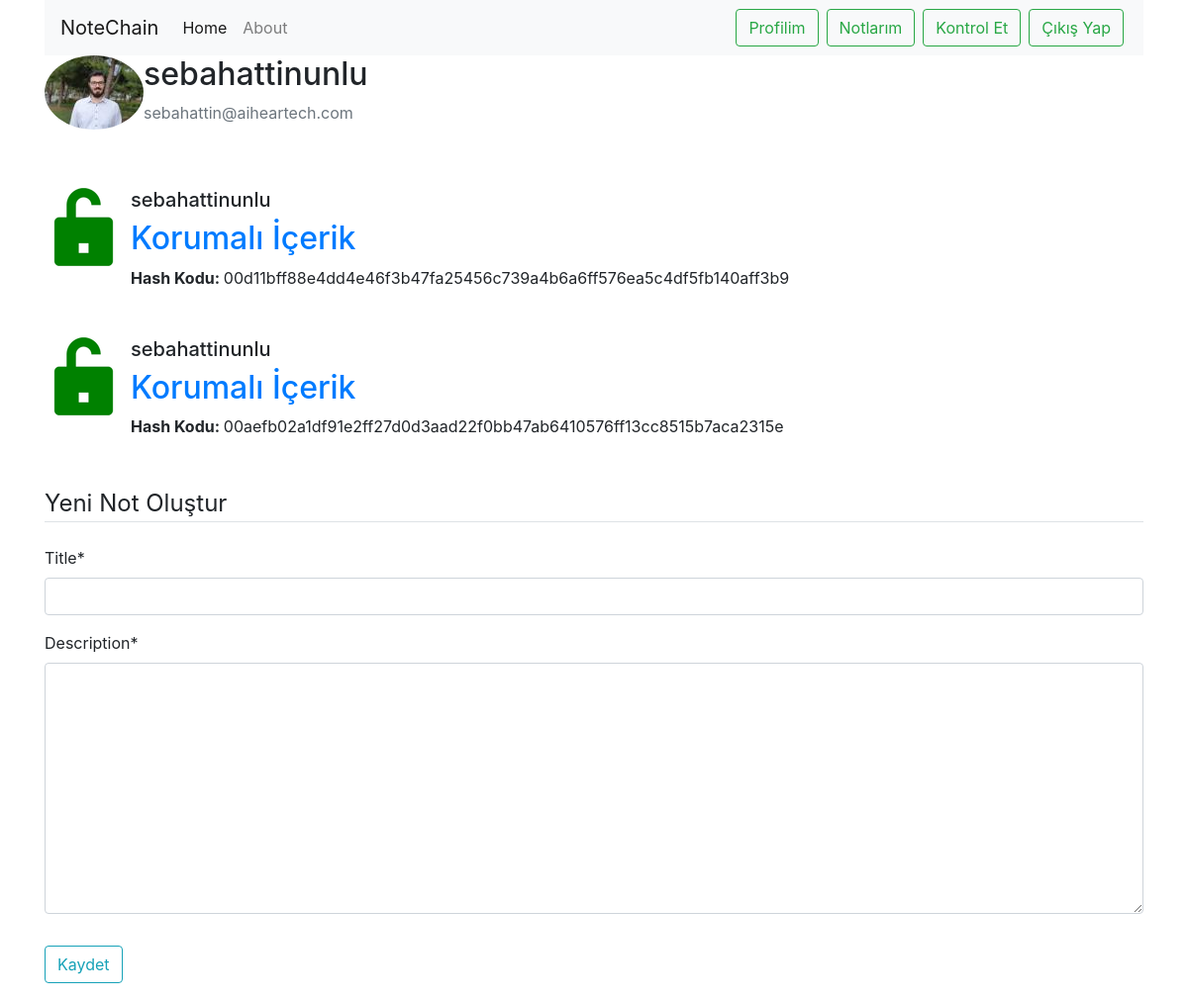
Page /users/notes/ (signed in) on the committed database.
### users/models.py (models this page shows, shortened)
class Profile(models.Model):
    user = models.OneToOneField(User, on_delete=models.CASCADE)
    peers = models.ManyToManyField("Profile", related_name="network", symmetrical=False)
    secret_key = models.CharField(max_length=64, default="")
    secret_passcode = models.CharField(max_length=100, default="")
    trid = models.CharField(max_length=11, default="00000000000")
    father_name = models.CharField(max_length=50, default="")
    birth_date = models.CharField(max_length=10, default="")
    image = models.ImageField(default="profile_pics/default.png", upload_to="profile_pics")

### notechainapp/models.py (models this page shows, shortened)
class Note(models.Model):
    owner = models.ForeignKey(User, on_delete=models.PROTECT)
    title = models.CharField(max_length=200)
    description = models.TextField()
    date_created = models.CharField(max_length=20, default="0000-00-00 00:00:00")
    is_protected = models.BooleanField(default=False)
    date_protected = models.CharField(max_length=20, default="0000-00-00 00:00:00")
    previous_hash_code = models.CharField(max_length=64, default="")
    hash_code = models.CharField(max_length=64, default="")
    nonce = models.IntegerField(default=0)

### users/views.py (the view)
# urls.py: path("notes/", views.notes, name="users-notes"),
@login_required
def notes(request):
    if request.method == "POST":
        form = NoteForm(request.POST)
        if form.is_valid():
            note = form.save(commit=False)
            note.owner = request.user
            note.date_created = datetime.now().strftime("%Y-%m-%d %H:%M:%S")
            note.mineNote(2)
            note.save()
            messages.success(request, "Not başarıyla eklendi!")
            return redirect("users-notes")
    else:
        form = NoteForm()
    context = {"notes": Note.objects.filter(owner=request.user), "form":form}
    return render(request, "users/notes.html", context)

### users/forms.py
class NoteForm(forms.ModelForm):
    class Meta:
        model = Note
        fields = ["title", "description"]

### users/templates/users/notes.html (shortened to what this page needs)
{% extends "notechainapp/layout.html" %}
{% load crispy_forms_tags %}
{% block content %}
   <div class="content-section">
      <div class="media">
         <img class="rounded-circle account-img" src={{ user.profile.image.url }}>
         <div class="media-body">
            <h2 class="account-heading">{{ user.username }}</h2>
            <p class="text-secondary">{{ user.email }}</p>
         </div>
      </div>
       {% for note in notes %}
            <article class="media content-section my-5">
                {% if note.is_protected %}
                    <img class="article-image mr-2" src="{{STATIC_URL}}/media/lock.png">
                {% else %}
                    <img class="article-image mr-2" src="{{STATIC_URL}}/media/unlock.png">
                {% endif %}
                <div class="media-body">
                    <div class="article-metadata">
                        <h5 class="mr-2">{{ note.owner }}</h5>
                    </div>
                    <h2>
                        {% if not note.is_protected %}
                            <a class="article-title">{{ note.title }}</a>
                            <a class="btn btn-outline-success" href="/users/protect/{{note.id}}">Korumaya Al</a>
                        {% else %}
                            <a class="article-title">Korumalı İçerik</a>
                        {% endif %}
                    </h2>
                    {% if not note.is_protected %}
                        <p class="card-text"><b>İçerik: </b>{{note.description}}</p>
                    {% else %}
                        <p class="card-text"><b>Hash Kodu: </b>{{note.hash_code}}</p>
                    {% endif %}
                </div>
            </article>
        {% endfor %}
       <form method="post" enctype="multipart/form-data" >
           <fieldset class="form-group">
              <legend class="border-bottom mb-4">Yeni Not Oluştur</legend>
              {{ form|crispy }}
           </fieldset>
           <div class="form-group">
               <button class="btn btn-outline-info" type="submit">Kaydet</button>
           </div>
       </form>
   </div>
{% endblock content %}

### notechainapp/templates/notechainapp/layout.html (shortened to what this page needs)
<!DOCTYPE html>
<html>
    <head>
        <link rel="stylesheet" href="https://stackpath.bootstrapcdn.com/bootstrap/4.5.2/css/bootstrap.min.css">
    </head>
    <body>
        <div class="container">
            {% include "notechainapp/includes/_navbar.html" %}
        </div>
        <div class="container">
            {% block content %}{% endblock content%}
        </div>
    </body>
</html>

### notechainapp/templates/notechainapp/includes/_navbar.html
<nav class="navbar navbar-expand-lg navbar-light bg-light">
  <a class="navbar-brand" href="{% url 'notechainapp-home' %}">NoteChain</a>
  <div class="collapse navbar-collapse">
    <ul class="navbar-nav mr-auto">
      <li class="nav-item active">
        <a class="nav-link" href="{% url 'notechainapp-home' %}">Home</a>
      </li>
      <li class="nav-item">
        <a class="nav-link" href="{% url 'notechainapp-about' %}">About</a>
      </li>
    </ul>
    <form class="form-inline my-2 my-lg-0">
      {% if user.is_authenticated %}
        <a class="btn btn-outline-success my-2 my-sm-0 mx-sm-1" href="{% url 'users-profile' %}">Profilim</a>
      <a class="btn btn-outline-success my-2 my-sm-0 mx-sm-1" href="{% url 'users-notes' %}">Notlarım</a>
      <a class="btn btn-outline-success my-2 my-sm-0 mx-sm-1" href="{% url 'users-checkprotection' %}">Kontrol Et</a>
        <a class="btn btn-outline-success my-2 my-sm-0 mx-sm-1" href="{% url 'users-logout' %}">Çıkış Yap</a>
      {% else %}
        <a class="btn btn-outline-success my-2 my-sm-0 mx-sm-1" href="{% url 'users-register' %}">Üye Ol</a>
        <a class="btn btn-outline-info my-2 my-sm-0 mx-sm-1" href="{% url 'users-login' %}">Giriş Yap</a>
      {% endif %}
    </form>
  </div>
</nav>

### rows in the picture
Note: is_protected True (drawn), owner "sebahattinunlu", hash_code "00d11bff88e4dd4e46f3b47fa25456c739a4b6a6ff576ea5c4df5fb140aff3b9"
Note: is_protected True (drawn), owner "sebahattinunlu", hash_code "00aefb02a1df91e2ff27d0d3aad22f0bb47ab6410576ff13cc8515b7aca2315e"

### other values in the picture
{{ user.username }} "sebahattinunlu"
{{ user.email }} "sebahattin@aiheartech.com"
